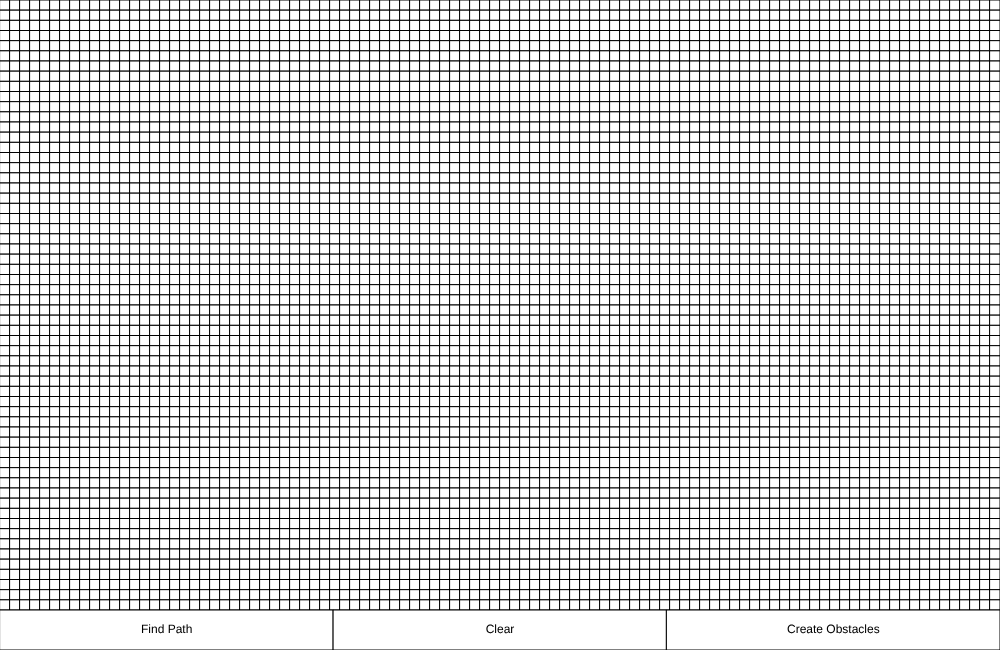
Frame 1 (no input)
Frame 60 (no input): identical to frame 1, image omitted
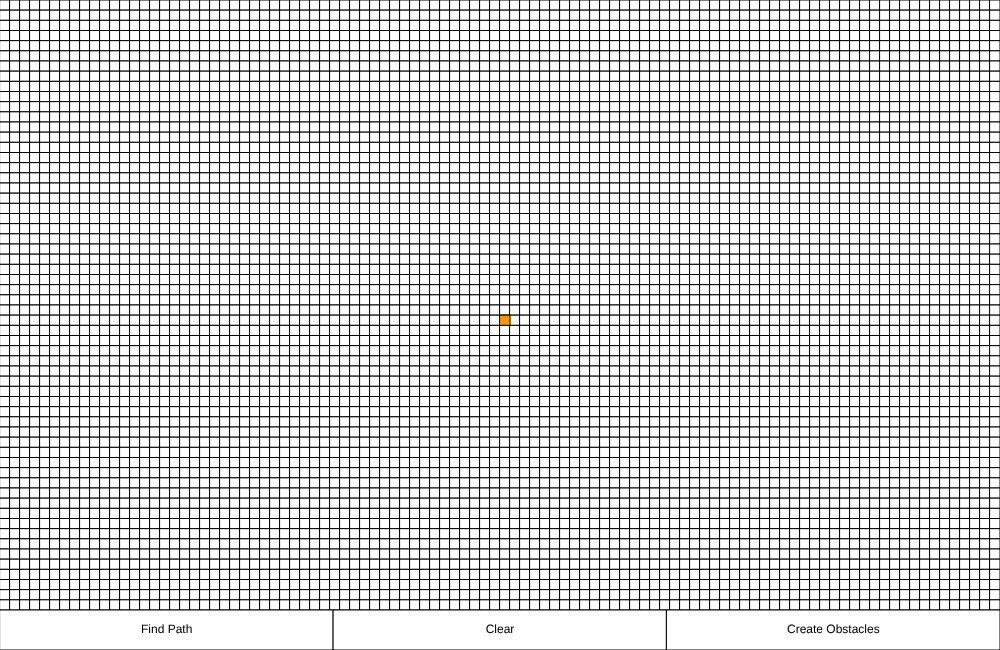
Frame 120 (the mouse pressed at the canvas centre since frame 60)

The p5.js sketch that drew these frames (run headless with seeded random() and noise() and a simulated clock; from frame 60 on, the mouse is pressed at the canvas centre):

// p5.js sketch
// ── sketch.js
var rows = 60;
var cols = 100;
var grid = new Array(rows);

var openSet;
var closedSet;

var randInt = false;

var start;
var end;

var nw, nh;      // node width and node height
var bh = 40;     // button height

var path;

var find;
var cleared;

function setup() {
  createCanvas(1000, 650);

  for (let i = 0; i < rows; i++)
    grid[i] = new Array(cols);

  openSet = [];
  closedSet = [];
  path = [];

  nw = width / cols;
  nh = (height - bh) / rows;   // to make space for buttons

  initGrid();
  setNeighbors();

  start = undefined;
  end = undefined;

  find = false;
  cleared = true;
}

function draw() {
  background(50);

  if (!start && mouseIsPressed) selStart();
  if (!end && mouseIsPressed) selEnd();

  strokeWeight(1);
  updateColours();
  if (find) evaluateNodes();
  renderStartButton();
  strokeWeight(1);
  renderClearButton();
  strokeWeight(1);
  renderRandomButton();
}

function initGrid() {
  for (let i = 0; i < rows; i++)
    for (let j = 0; j < cols; j++)
      grid[i][j] = new Node(i, j);
}

function selStart() {
  if (mouseY < height - bh) {
    setStart((int)(mouseY / nh), (int)(mouseX / nw));
    mouseIsPressed = false;
    openSet.push(start);
    start.display(color(128, 0, 128));
    startSet = true;
  }
}

function selEnd() {
  if (mouseY < height - bh) {
    setEnd((int)(mouseY / nh), (int)(mouseX / nw));
    mouseIsPressed = false;
    end.display(color(128, 0, 128));
    endSet = true;
  }
}

function setStart(i, j) {
  start = grid[i][j];
  start.remObs();
}

function setEnd(i, j) {
  end = grid[i][j];
  end.remObs();
}

function setNeighbors() {
  for (let i = 0; i < rows; i++)
    for (let j = 0; j < cols; j++)
      grid[i][j].addNeighbors(grid);
}

function evaluateNodes() {
  if (openSet.length > 0) {
    var current = openSet[0];

    if (current == end) {
      console.log("Path Found!");
      find = false;
    }

    openSet.shift();
    closedSet.push(current);

    var neighbors = current.neighbors;

    evaluateNeighbors(neighbors, current);

  } else {
    console.log("No solution :(");
    find = false;
  }
}

function evaluateNeighbors(neighbors, node) {
  for (var i = 0; i < neighbors.length; i++) {
    var neighbor = neighbors[i];

    if (!closedSet.includes(neighbor) && !neighbor.isObs()) {
      var potentialG = node.g + 1;

      if (openSet.includes(neighbor)) {
        if (potentialG < neighbor.g) {
          updateNodeAttributes(neighbor, node, potentialG);
        }
      } else {
        openSet.push(neighbor);
        updateNodeAttributes(neighbor, node, potentialG);
        insertionSort(openSet);    // since the open set would always be almost sorted if not sorted
      }
    }
    updatePath(node);
  }
}

function updatePath(node) {
  path = [];
  var tmp = node;
  path.push(tmp);
  while (tmp.prev) {
    tmp = tmp.prev;
    path.push(tmp);
  }
}

function insertionSort(list) {
  for (var i = 1; i < list.length; ++i) {
    var key = list[i];
    var j = i - 1;
    while (j >= 0 && list[j].f > key.f)
      list[j + 1] = list[j--];
    list[j + 1] = key;
  }
}

function updateNodeAttributes(node, prev, newG) {
  node.g = newG;
  node.h = heuristic(node, end);
  node.f = node.g + node.h;
  node.prev = prev;
}

function updateColours() {
  for (let i = 0; i < rows; i++)
    for (let j = 0; j < cols; j++)
      grid[i][j].display(color(255));

  for (let i = 0; i < openSet.length; i++)
    openSet[i].display(color(255, 150, 0));    // open set

  for (let i = 0; i < closedSet.length; i++)
    closedSet[i].display(color(255, 0, 0));    // closed set

  if (path != null)
    for (let i = 0; i < path.length; i++)
      path[i].display(color(0, 255, 0));       // path

  if (end)
    if (find) end.display(color(128, 0, 128));
    else end.display(color(0, 255, 0));
}

function heuristic(a, b) {
  return dist(a.i, a.j, b.i, b.j);      // Euclidean distance
}

function renderStartButton() {
  var startButton = new Button(0, height - bh, width / 3, bh, 255, 255, 255, "Find Path");
  startButton.update();
  startButton.display();
  if (cleared && startButton.isClicked()) {
    cleared = false;
    find = true;
    startButton.unClick();
  }
}

function renderClearButton() {
  var clearButton = new Button(width / 3, height - bh, width / 3, bh, 255, 255, 255, "Clear");
  clearButton.update();
  clearButton.display();
  if (clearButton.isClicked()) {
    randInt = false;
    setup();
    clearButton.unClick();
  }
}

function renderRandomButton() {
  var randomButton = new Button(2 * width / 3, height - bh, width / 3, bh, 255, 255, 255, "Create Obstacles");
  randomButton.update();
  randomButton.display();
  if (randomButton.isClicked()) {
    randInt = true;
    setup();
  }
}

// ── Button.js
function Button(x, y, w, h, r, g, b, t) {
  this.x = x;
  this.y = y;
  this.bWidth = w;
  this.bHeight = h;
  this.colour = color(r, g, b);
  this.text = t;
  this.clicked = false;

  this.update = function () {
    if (start && end) {
      if (mouseX >= this.x && mouseX <= this.x + this.bWidth &&
        mouseY >= this.y && mouseY <= this.y + this.bHeight) {
        strokeWeight(4);
        if (mouseIsPressed && mouseButton == LEFT) {
          strokeWeight(2);
          this.clicked = true;
        }
      }
    }

    if (!mouseIsPressed) this.clicked = false;
  }

  this.display = function () {
    fill(this.colour);
    rect(this.x, this.y, this.bWidth, this.bHeight);
    textAlign(CENTER, CENTER);
    fill(0);
    textSize(12);
    strokeWeight(0);
    text(this.text, this.x + (this.bWidth / 2), this.y + (this.bHeight / 2));
  }

  this.isClicked = function () {
    return this.clicked;
  }

  this.unClick = function () {
    this.clicked = false;
  }
}
// ── Node.js
function Node(i, j) {
  /*
  f: f score
  g: g score
  h: heuristic
  */
  this.i = i;
  this.j = j;
  this.f = 0;
  this.g = 0;
  this.h = 0;
  this.sw = 0;
  this.sh = 0;
  this.neighbors = [];
  this.prev = null;
  if (randInt)
    if (random(10) <= 4) this.obs = true;    // to assign random obstacles
    else this.obs = false;

  this.display = function (colour) {
    if (this.isObs()) fill(0);
    else fill(colour);
    stroke(0);
    rect(this.j * nw, this.i * nh, nw, nh);

    if (mouseIsPressed) {
      if (mouseX >= this.j * nw && mouseX <= this.j * nw + nw &&
        mouseY >= this.i * nh && mouseY <= this.i * nh + nh)
        if (start && end) this.obs = true;
    }
  }

  this.addNeighbors = function (grid) {
    if (this.i < rows - 1)
      this.neighbors.push(grid[this.i + 1][this.j]);
    if (this.i > 0)
      this.neighbors.push(grid[this.i - 1][this.j]);
    if (this.j < cols - 1)
      this.neighbors.push(grid[this.i][this.j + 1]);
    if (this.j > 0)
      this.neighbors.push(grid[this.i][this.j - 1]);
    if (this.i < rows - 1 && this.j < cols - 1)
      this.neighbors.push(grid[this.i + 1][this.j + 1]);
    if (this.i > 0 && this.j > 0)
      this.neighbors.push(grid[this.i - 1][this.j - 1]);
    if (this.j < cols - 1 && this.i > 0)
      this.neighbors.push(grid[this.i - 1][this.j + 1]);
    if (this.j > 0 && this.i < rows - 1)
      this.neighbors.push(grid[this.i + 1][this.j - 1]);
  }

  this.isObs = function () {
    return this.obs;
  }

  this.remObs = function () {
    this.obs = false;
  }
}
// ── style.css
html, body {
  margin: 0;
  padding: 0;
  text-align:center;
}
canvas {
    position: absolute;
    top: 50%;
    left: 50%;
    transform: translate(-50%, -50%); 
}
